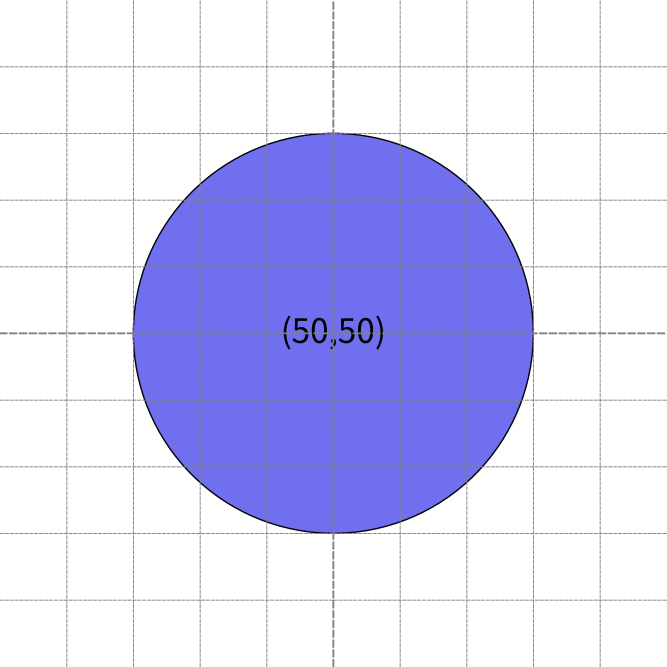
#> input picture _docs/v0_2/source/manual/foundations/canvas/image_dpi1.png, 2000 x 2000 px (shown at 1/3 size)
$ python -i _dimage.py   (imports and definitions only)
#> lines starting #> are read from the running program, lines starting #| are printed output that depends on the picture
### drawlib/__init__.py
# Copyright (c) 2024 Yuichi Ito (yuichi@yuichi.com)
#
# This software is licensed under the Apache License, Version 2.0.
# For more information, please visit: https://github.com/yuichi110/drawlib
#
# This software is provided "as is", without warranty of any kind,
# express or implied, including but not limited to the warranties of
# merchantability, fitness for a particular purpose and noninfringement.

"""Root package."""

import re
import sys
from typing import Final, List

# please update here when you release new version
LIB_VERSION: Final[str] = "0.2.3"

# please list active main committers (1+ commits per month)
AUTHORS: Final[List[str]] = [
    "Yuichi Ito <yuichi@yuichi.com>",
]

# please change accordingly
LIB_NAME: Final[str] = "drawlib"
DESCRIPTION: Final[str] = "Python drawing library. Illustration as Code."
HOMEPAGE: Final[str] = "https://www.drawlib.com"
REPOSITORY: Final[str] = "https://github.com/yuichi110/drawlib"
README: Final[str] = "pypi.md"

__version__: Final[str] = LIB_VERSION


def _check_version_syntax() -> None:  # noqa: C901
    parts = tuple(int(part) if part.isdigit() else part for part in LIB_VERSION.split("."))

    if not isinstance(parts[0], int):
        raise ValueError(f"Major version must be int. But {LIB_VERSION}")

    if not isinstance(parts[1], int):
        raise ValueError(f"Minor version must be int. But {LIB_VERSION}")

    if not isinstance(parts[0], int):
        raise ValueError(f"Patch version must be int. But {LIB_VERSION}")

    if len(parts) == 3:
        return

    if len(parts) != 4:
        raise ValueError(
            f'Version syntax is "major.minor.patch" or "major.minor.patch.pre-release". But {LIB_VERSION}',
        )

    pre_version = parts[3]
    if not isinstance(pre_version, str):
        raise ValueError(f"Pre-release version can't be int. But {LIB_VERSION}")

    # [13 lines left out: functions get_dev_value, get_rc_value, not called in this run]

    if get_dev_value(pre_version) >= 1:
        return

    if get_rc_value(pre_version) >= 1:
        return

    raise ValueError(f"Pre-release version must be dev<n> or rc<n>. But {LIB_VERSION}")


try:
    _check_version_syntax()
except ValueError as e:
    print(f"System Error. Version syntax has problem. {str(e)}")
    print("Please check drawlib.__init__.py")
    print("Abort.")
    sys.exit(1)

### src/drawlib/_core/l3_images/_dimage.py
# Copyright (c) 2026 Yuichi Ito (yuichi@yuichi.com)
#
# This software is licensed under the Apache License, Version 2.0.
# For more information, please visit: https://github.com/yuichi110/drawlib
#
# This software is provided "as is", without warranty of any kind,
# express or implied, including but not limited to the warranties of
# merchantability, fitness for a particular purpose and noninfringement.


"""Class Dimage implementation module."""

from __future__ import annotations

import os
from collections import Counter
from typing import Literal

import matplotlib.colors as mcolors
from PIL import (
    Image,
    ImageChops,
    ImageEnhance,
    ImageFilter,
    ImageOps,
)
from pydantic import ConfigDict, TypeAdapter

from drawlib._core.l1_core import validate_call
from drawlib._core.l2_types import (
    Alpha,
    Angle,
    ColorRGB,
    ExistingFilePath,
    FilePath,
    ImageQuality,
    ImageResample,
    PosFloat,
    PosInt,
)
from drawlib._core.l3_colors import (
    Color,
    ColorType,
)

list_ = list
# [1 line that did not run here, left out]


# [32 lines that did not run here, left out]


def _detect_corner_color(pilimg: Image.Image) -> tuple[int, int, int] | None:
    """Detect the dominant background color or transparency from image corners.

    Args:
        pilimg (Image.Image): The PIL image to inspect.

    Returns:
        tuple[int, int, int] | None: Detected RGB color tuple, or None if corners are transparent.
    """
    w, h = pilimg.size
    corners = [
        (0, 0),
        (max(0, w - 1), 0),
        (0, max(0, h - 1)),
        (max(0, w - 1), max(0, h - 1)),
    ]

    rgba_img = pilimg.convert("RGBA")
    corner_pixels = [rgba_img.getpixel(pos) for pos in corners]

    # If two or more corners are fully transparent, treat background as transparent
    transparent_count = sum(1 for p in corner_pixels if p[3] == 0)
    if transparent_count >= 2:
        return None

    # Otherwise, find the most common RGB color among non-transparent corners
    rgb_pixels = [p[:3] for p in corner_pixels if p[3] > 0]
    if not rgb_pixels:
        return None
    counter = Counter(rgb_pixels)
    most_common_rgb = counter.most_common(1)[0][0]
    return (most_common_rgb[0], most_common_rgb[1], most_common_rgb[2])


# [582 lines that did not run here, left out]

>>> import cv2
>>> picture = cv2.imread('../../../../_docs/v0_2/source/manual/foundations/canvas/image_dpi1.png', cv2.IMREAD_GRAYSCALE)
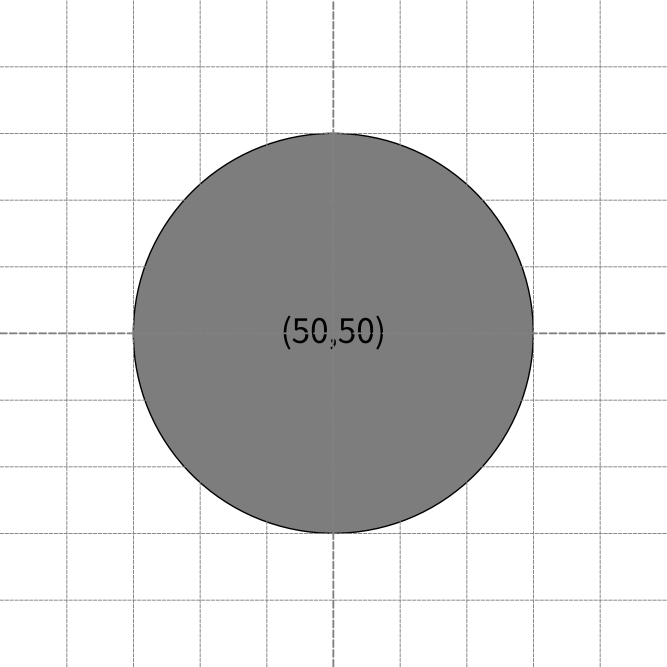
#> picture: shape (2000, 2000) (shown at 1/3 size); min 0, max 255, mean 215.4
#> (the run stopped early here; a loop or call above may not have finished)

$ run again, on _docs/v0_2/source/manual/foundations/canvas/image_grid2.png
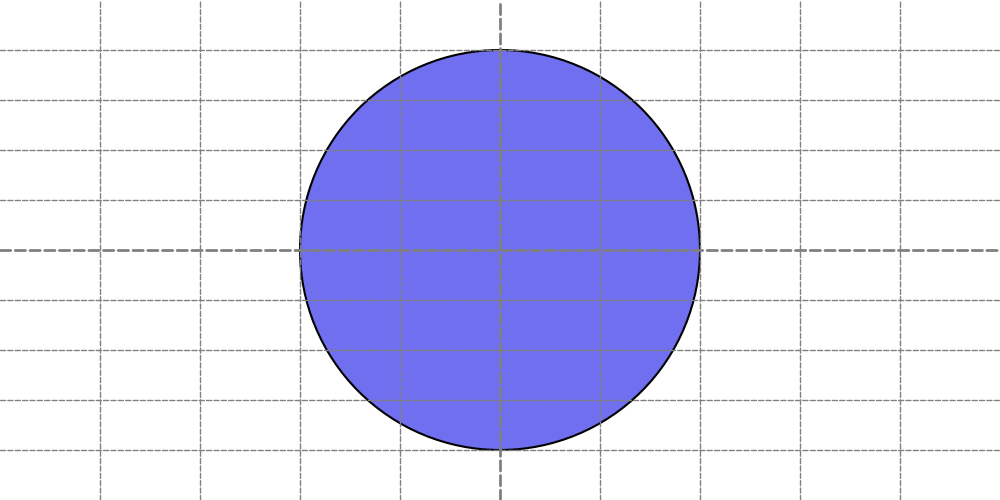
#> input picture _docs/v0_2/source/manual/foundations/canvas/image_grid2.png, 1000 x 500 px
#> `picture = cv2.imread('../../../../_docs/v0_2/source/manual/foundations..`:
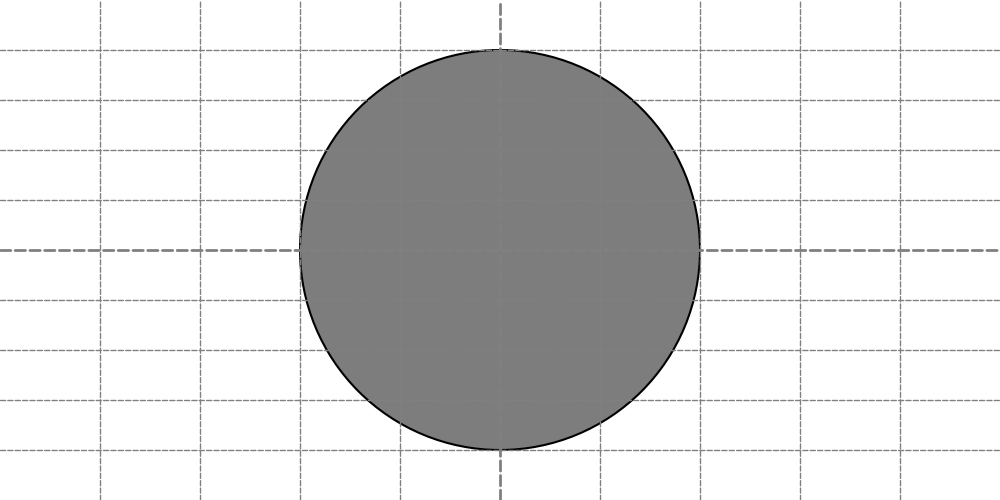
#> picture: shape (500, 1000); min 0, max 255, mean 218.4
